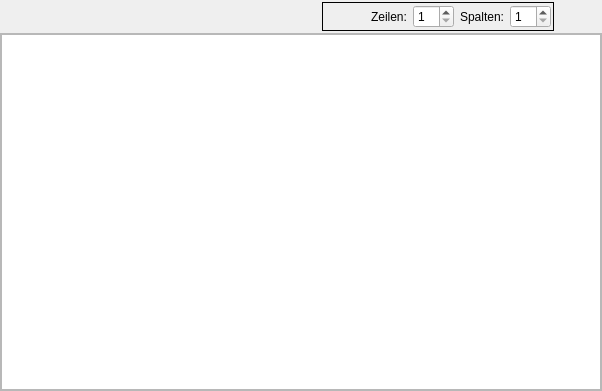
<?xml version="1.0" encoding="UTF-8"?>
<ui version="4.0">
 <class>NotesForm</class>
 <widget class="QWidget" name="NotesForm">
  <property name="geometry">
   <rect>
    <x>0</x>
    <y>0</y>
    <width>598</width>
    <height>391</height>
   </rect>
  </property>
  <property name="windowTitle">
   <string>Form</string>
  </property>
  <layout class="QVBoxLayout" name="verticalLayout_2">
   <property name="spacing">
    <number>0</number>
   </property>
   <property name="margin">
    <number>0</number>
   </property>
   <item>
    <widget class="QWidget" name="widget" native="true">
     <property name="layoutDirection">
      <enum>Qt::LeftToRight</enum>
     </property>
     <layout class="QHBoxLayout" name="horizontalLayout">
      <property name="margin">
       <number>2</number>
      </property>
      <item>
       <widget class="QWidget" name="widgetButtons" native="true">
        <layout class="QHBoxLayout" name="horizontalLayout_2">
         <property name="spacing">
          <number>0</number>
         </property>
         <property name="margin">
          <number>0</number>
         </property>
         <item>
          <widget class="QPushButton" name="pushButtonBold">
           <property name="autoFillBackground">
            <bool>true</bool>
           </property>
           <property name="text">
            <string/>
           </property>
           <property name="icon">
            <iconset>
             <normalon>:/QTTestVs10/f.png</normalon>
            </iconset>
           </property>
           <property name="flat">
            <bool>true</bool>
           </property>
          </widget>
         </item>
         <item>
          <widget class="QPushButton" name="pushButtonItalic">
           <property name="autoFillBackground">
            <bool>true</bool>
           </property>
           <property name="text">
            <string/>
           </property>
           <property name="icon">
            <iconset>
             <normalon>:/QTTestVs10/k.png</normalon>
            </iconset>
           </property>
           <property name="flat">
            <bool>true</bool>
           </property>
          </widget>
         </item>
         <item>
          <widget class="QPushButton" name="pushButtonUnderline">
           <property name="autoFillBackground">
            <bool>true</bool>
           </property>
           <property name="text">
            <string/>
           </property>
           <property name="icon">
            <iconset>
             <normalon>:/QTTestVs10/u.png</normalon>
            </iconset>
           </property>
           <property name="flat">
            <bool>true</bool>
           </property>
          </widget>
         </item>
         <item>
          <widget class="QPushButton" name="pushButtonLarger">
           <property name="autoFillBackground">
            <bool>true</bool>
           </property>
           <property name="text">
            <string/>
           </property>
           <property name="icon">
            <iconset>
             <normalon>:/QTTestVs10/bigger.png</normalon>
            </iconset>
           </property>
           <property name="flat">
            <bool>true</bool>
           </property>
          </widget>
         </item>
         <item>
          <widget class="QPushButton" name="pushButtonSmaller">
           <property name="autoFillBackground">
            <bool>true</bool>
           </property>
           <property name="text">
            <string/>
           </property>
           <property name="icon">
            <iconset>
             <normalon>:/QTTestVs10/smaller.png</normalon>
            </iconset>
           </property>
           <property name="default">
            <bool>false</bool>
           </property>
           <property name="flat">
            <bool>true</bool>
           </property>
          </widget>
         </item>
         <item>
          <widget class="QPushButton" name="pushButtonColFG">
           <property name="autoFillBackground">
            <bool>true</bool>
           </property>
           <property name="text">
            <string/>
           </property>
           <property name="icon">
            <iconset>
             <normalon>:/QTTestVs10/fore.png</normalon>
            </iconset>
           </property>
           <property name="flat">
            <bool>true</bool>
           </property>
          </widget>
         </item>
         <item>
          <widget class="QPushButton" name="pushButtonColBG">
           <property name="autoFillBackground">
            <bool>true</bool>
           </property>
           <property name="text">
            <string/>
           </property>
           <property name="icon">
            <iconset>
             <normalon>:/QTTestVs10/back.png</normalon>
            </iconset>
           </property>
           <property name="flat">
            <bool>true</bool>
           </property>
          </widget>
         </item>
         <item>
          <widget class="QPushButton" name="pushButtonImage">
           <property name="autoFillBackground">
            <bool>true</bool>
           </property>
           <property name="text">
            <string/>
           </property>
           <property name="icon">
            <iconset>
             <normalon>:/QTTestVs10/image.png</normalon>
            </iconset>
           </property>
           <property name="flat">
            <bool>true</bool>
           </property>
          </widget>
         </item>
         <item>
          <widget class="QFrame" name="frame">
           <property name="frameShape">
            <enum>QFrame::Box</enum>
           </property>
           <property name="frameShadow">
            <enum>QFrame::Plain</enum>
           </property>
           <property name="midLineWidth">
            <number>0</number>
           </property>
           <layout class="QHBoxLayout" name="horizontalLayout_3">
            <property name="margin">
             <number>2</number>
            </property>
            <item>
             <widget class="QPushButton" name="pushButtonTable">
              <property name="autoFillBackground">
               <bool>true</bool>
              </property>
              <property name="text">
               <string/>
              </property>
              <property name="icon">
               <iconset>
                <normalon>:/QTTestVs10/table.png</normalon>
               </iconset>
              </property>
              <property name="flat">
               <bool>true</bool>
              </property>
             </widget>
            </item>
            <item>
             <widget class="QLabel" name="label">
              <property name="text">
               <string>Zeilen:</string>
              </property>
             </widget>
            </item>
            <item>
             <widget class="QSpinBox" name="spinBoxRows">
              <property name="minimum">
               <number>1</number>
              </property>
             </widget>
            </item>
            <item>
             <widget class="QLabel" name="label_2">
              <property name="text">
               <string>Spalten:</string>
              </property>
             </widget>
            </item>
            <item>
             <widget class="QSpinBox" name="spinBoxCols">
              <property name="minimum">
               <number>1</number>
              </property>
             </widget>
            </item>
           </layout>
          </widget>
         </item>
        </layout>
       </widget>
      </item>
      <item>
       <spacer name="horizontalSpacer">
        <property name="orientation">
         <enum>Qt::Horizontal</enum>
        </property>
        <property name="sizeHint" stdset="0">
         <size>
          <width>40</width>
          <height>20</height>
         </size>
        </property>
       </spacer>
      </item>
      <item>
       <widget class="QPushButton" name="pushButtonCode">
        <property name="autoFillBackground">
         <bool>true</bool>
        </property>
        <property name="text">
         <string/>
        </property>
        <property name="icon">
         <iconset>
          <normalon>:/QTTestVs10/code.png</normalon>
         </iconset>
        </property>
        <property name="checkable">
         <bool>true</bool>
        </property>
        <property name="flat">
         <bool>true</bool>
        </property>
       </widget>
      </item>
     </layout>
    </widget>
   </item>
   <item>
    <widget class="QScrollArea" name="scrollArea">
     <property name="widgetResizable">
      <bool>true</bool>
     </property>
     <widget class="QWidget" name="scrollAreaWidgetContents">
      <property name="geometry">
       <rect>
        <x>0</x>
        <y>0</y>
        <width>596</width>
        <height>355</height>
       </rect>
      </property>
      <layout class="QVBoxLayout" name="verticalLayout">
       <property name="margin">
        <number>0</number>
       </property>
       <item>
        <widget class="QTextEdit" name="textEditNotes"/>
       </item>
      </layout>
     </widget>
    </widget>
   </item>
  </layout>
 </widget>
 <resources>
  <include location="qttestvs10.qrc"/>
 </resources>
 <connections/>
</ui>
